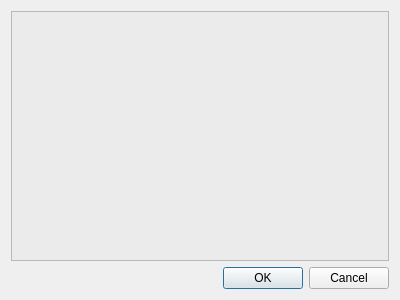
<?xml version="1.0" encoding="UTF-8"?>
<ui version="4.0">
 <class>WidgetLabels</class>
 <widget class="QDialog" name="WidgetLabels">
  <property name="geometry">
   <rect>
    <x>0</x>
    <y>0</y>
    <width>400</width>
    <height>300</height>
   </rect>
  </property>
  <property name="windowTitle">
   <string>Function labels</string>
  </property>
  <layout class="QVBoxLayout" name="verticalLayout">
   <item>
    <widget class="QScrollArea" name="scrollArea">
     <property name="widgetResizable">
      <bool>true</bool>
     </property>
     <widget class="QWidget" name="scrollAreaWidgetContents">
      <property name="geometry">
       <rect>
        <x>0</x>
        <y>0</y>
        <width>380</width>
        <height>247</height>
       </rect>
      </property>
      <property name="minimumSize">
       <size>
        <width>25</width>
        <height>25</height>
       </size>
      </property>
      <property name="styleSheet">
       <string notr="true">background:rgb(235,235,235);
border:0px;

</string>
      </property>
      <layout class="QVBoxLayout" name="verticalLayout_2">
       <item>
        <layout class="QVBoxLayout" name="commandesLayout">
         <property name="spacing">
          <number>0</number>
         </property>
         <property name="topMargin">
          <number>2</number>
         </property>
        </layout>
       </item>
      </layout>
     </widget>
    </widget>
   </item>
   <item>
    <widget class="QDialogButtonBox" name="buttonBox">
     <property name="orientation">
      <enum>Qt::Horizontal</enum>
     </property>
     <property name="standardButtons">
      <set>QDialogButtonBox::Cancel|QDialogButtonBox::Ok</set>
     </property>
    </widget>
   </item>
  </layout>
 </widget>
 <resources/>
 <connections>
  <connection>
   <sender>buttonBox</sender>
   <signal>accepted()</signal>
   <receiver>WidgetLabels</receiver>
   <slot>accept()</slot>
   <hints>
    <hint type="sourcelabel">
     <x>248</x>
     <y>254</y>
    </hint>
    <hint type="destinationlabel">
     <x>157</x>
     <y>274</y>
    </hint>
   </hints>
  </connection>
  <connection>
   <sender>buttonBox</sender>
   <signal>rejected()</signal>
   <receiver>WidgetLabels</receiver>
   <slot>reject()</slot>
   <hints>
    <hint type="sourcelabel">
     <x>316</x>
     <y>260</y>
    </hint>
    <hint type="destinationlabel">
     <x>286</x>
     <y>274</y>
    </hint>
   </hints>
  </connection>
 </connections>
</ui>
